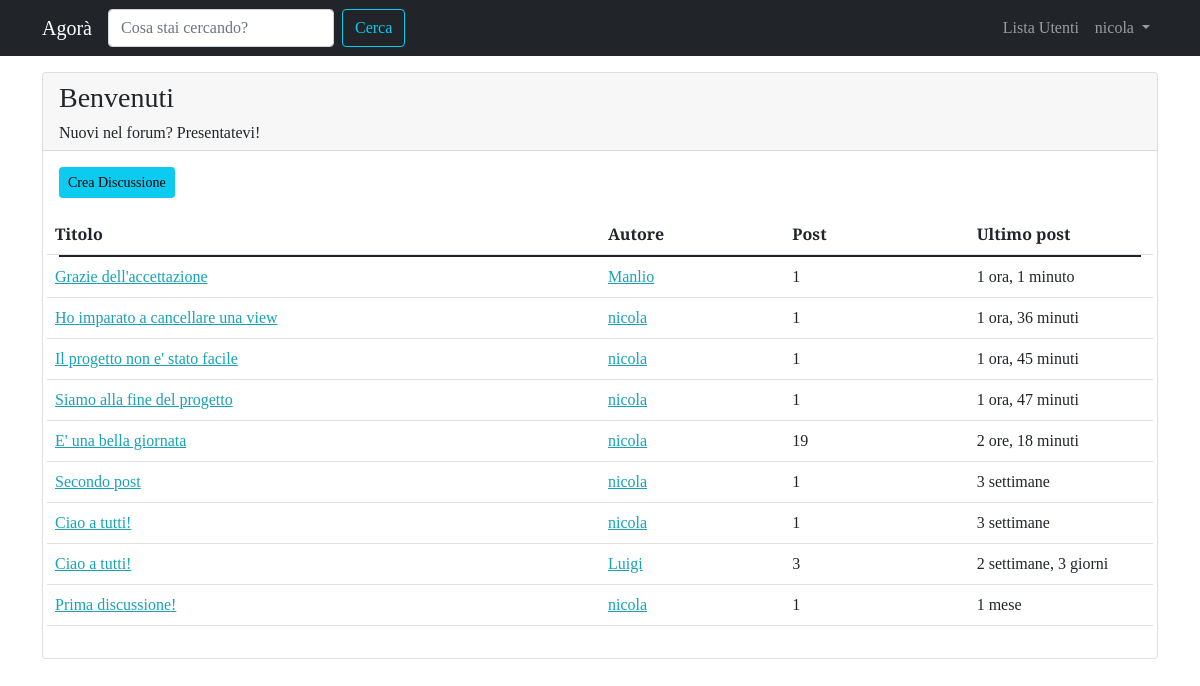
Page /forum/sezione/1/ (signed in) on the committed database.
### forum/models.py (models this page shows, shortened)
class Sezione(models.Model):
    nome_sezione = models.CharField(max_length=80)
    descrizione = models.CharField(max_length=150, blank=True, null=True)
    logo_sezione = models.ImageField(blank=True, null=True)
    class Meta:
        verbose_name = "Sezione"
        verbose_name_plural = "Sezioni"

class Discussione(models.Model):
    titolo = models.CharField(max_length=120)
    data_creazione = models.DateTimeField(auto_now_add=True)
    autore_discussione = models.ForeignKey(User, on_delete=models.CASCADE, related_name="discussioni")
    sezione_appartenenza = models.ForeignKey(Sezione, on_delete=models.CASCADE)
    def get_absolute_url(self):
        return reverse("visualizza_discussione", kwargs={"pk": self.pk})
    class Meta:
        verbose_name = "Discussione"
        verbose_name_plural = "Discussioni"

class Post(models.Model):
    autore_post = models.ForeignKey(User, on_delete=models.CASCADE, related_name='posts')
    contenuto = models.TextField()
    data_creazione = models.DateTimeField(auto_now_add=True)
    discussione = models.ForeignKey(Discussione, on_delete=models.CASCADE)
    class Meta:
        verbose_name = "Post"
        verbose_name_plural = 'Posts'

### forum/views.py (the view)
# urls.py: path('sezione/<int:pk>/', views.visualizza_sezione, name='sezione_view'),
def visualizza_sezione(request, pk):
    sezione = get_object_or_404(Sezione, pk=pk)
    discussioni_sezione = Discussione.objects.filter(
        sezione_appartenenza=sezione
    ).order_by("-data_creazione")
    context = {"sezione": sezione, "discussioni": discussioni_sezione}
    return render(request, "forum/singola_sezione.html", context)

### forum/templates/forum/singola_sezione.html (shortened to what this page needs)
{% extends 'base.html' %}
{% block content %}
<div class="card my-3">
    <div class="card-header">
        <h3> {{ sezione.nome_sezione }} </h3>
        <h6 class="card-text"> {{ sezione.descrizione }} </h6>
    </div>
    <div class="card-body">
        <a class="btn btn-sm btn-info" href="{% url 'crea_discussione' pk=sezione.pk %}">Crea Discussione</a>
        <table class="table mt-3">
            <thead>
                <tr class="row">
                    <th class="col-lg-6 col-4">Titolo</th>
                    <th class="col-lg-2 col-3">Autore</th>
                    <th class="col-lg-2 col-2">Post</th>
                    <th class="col-lg-2 col-3">Ultimo post</th>
                </tr>
            </thead>
            <tbody>
                <tr class="row">
                    {% for discussione in discussioni %}
                        <td class="col-lg-6 col-4"><a href="{{ discussione.get_absolute_url }}">{{ discussione.titolo }}</a></td>
                        <td class="col-lg-2 col-3"><a href="{ % url 'user_profile' username=discussione.autore_discussione.username % }">{{ discussione.autore_discussione }}</a></td>
                        <td class="col-lg-2 col-2">{{ discussione.post_set.count }}</td>
                        <td class="col-lg-2 col-3">{{ discussione.post_set.last.data_creazione|timesince }}</td>
                    {% endfor%}
                </tr>
            </tbody>
        </table>
    </div>
</div>
{% endblock content %}

### templates/base.html (shortened to what this page needs)
{% load static %}
<!doctype html>
<html lang="it">
  <head>
    <link href="https://cdn.jsdelivr.net/npm/bootstrap@5.1.3/dist/css/bootstrap.min.css" rel="stylesheet">
    <link rel="stylesheet" href="{% static 'css/agora.css' %}"/>
  </head>
  <body>
    <nav class="navbar navbar-expand-lg navbar-dark bg-dark">
      <div class="container">
          <a class="navbar-brand" href="/">Agorà</a>
          <div class="collapse navbar-collapse" id="navbarSupportedContent">
              <form class="d-flex" action="{% url 'funzione_cerca' %}" >
                <input name="q" class="form-control me-2" type="search" placeholder="Cosa stai cercando?" aria-label="Search">
                <button class="btn btn-outline-info" type="submit">Cerca</button>
              </form>
              <ul class="navbar-nav ms-auto">
              <li class="nav-item">
                <a class="nav-link" href="{% url 'user_list' %}"
                  >Lista Utenti </a
                >
              </li>
              {% if request.user.is_authenticated %}
              <li class="nav-item dropdown">
                <a
                  class="nav-link dropdown-toggle"
                  href="#"
                  id="navbarDropdown"
                  role="button"
                  data-bs-toggle="dropdown"
                  aria-haspopup="true"
                  aria-expanded="false"
                >
                  {{ request.user.username }}
                </a>
              </li>
              {% endif %}
            </ul>
          </div>
        </div>
    </nav>
    <div class="container">
      {% block content %}
      {% endblock content %}
    </div>
  </body>
</html>

### static-storage/css/agora.css (style rules this page uses)
body { font-family: 'Slabo 27px', serif; }
a, a:hover { color: #17a2b8; }

### rows in the picture
Sezione: nome_sezione "Benvenuti", descrizione "Nuovi nel forum? Presentatevi!"
Discussione: titolo "Grazie dell'accettazione", autore_discussione "Manlio", post_set.count "1", post_set.last.data_creazione "1 ora, 1 minuto"
Discussione: titolo "Ho imparato a cancellare una view", autore_discussione "nicola", post_set.count "1", post_set.last.data_creazione "1 ora, 36 minuti"
Discussione: titolo "Il progetto non e' stato facile", autore_discussione "nicola", post_set.count "1", post_set.last.data_creazione "1 ora, 45 minuti"
Discussione: titolo "Siamo alla fine del progetto", autore_discussione "nicola", post_set.count "1", post_set.last.data_creazione "1 ora, 47 minuti"
Discussione: titolo "E' una bella giornata", autore_discussione "nicola", post_set.count "19", post_set.last.data_creazione "2 ore, 18 minuti"
Discussione: titolo "Secondo post", autore_discussione "nicola", post_set.count "1", post_set.last.data_creazione "3 settimane"
Discussione: titolo "Ciao a tutti!", autore_discussione "nicola", post_set.count "1", post_set.last.data_creazione "3 settimane"
Discussione: titolo "Ciao a tutti!", autore_discussione "Luigi", post_set.count "3", post_set.last.data_creazione "2 settimane, 3 giorni"
Discussione: titolo "Prima discussione!", autore_discussione "nicola", post_set.count "1", post_set.last.data_creazione "1 mese"

### other values in the picture
{{ request.user.username }} "nicola"
